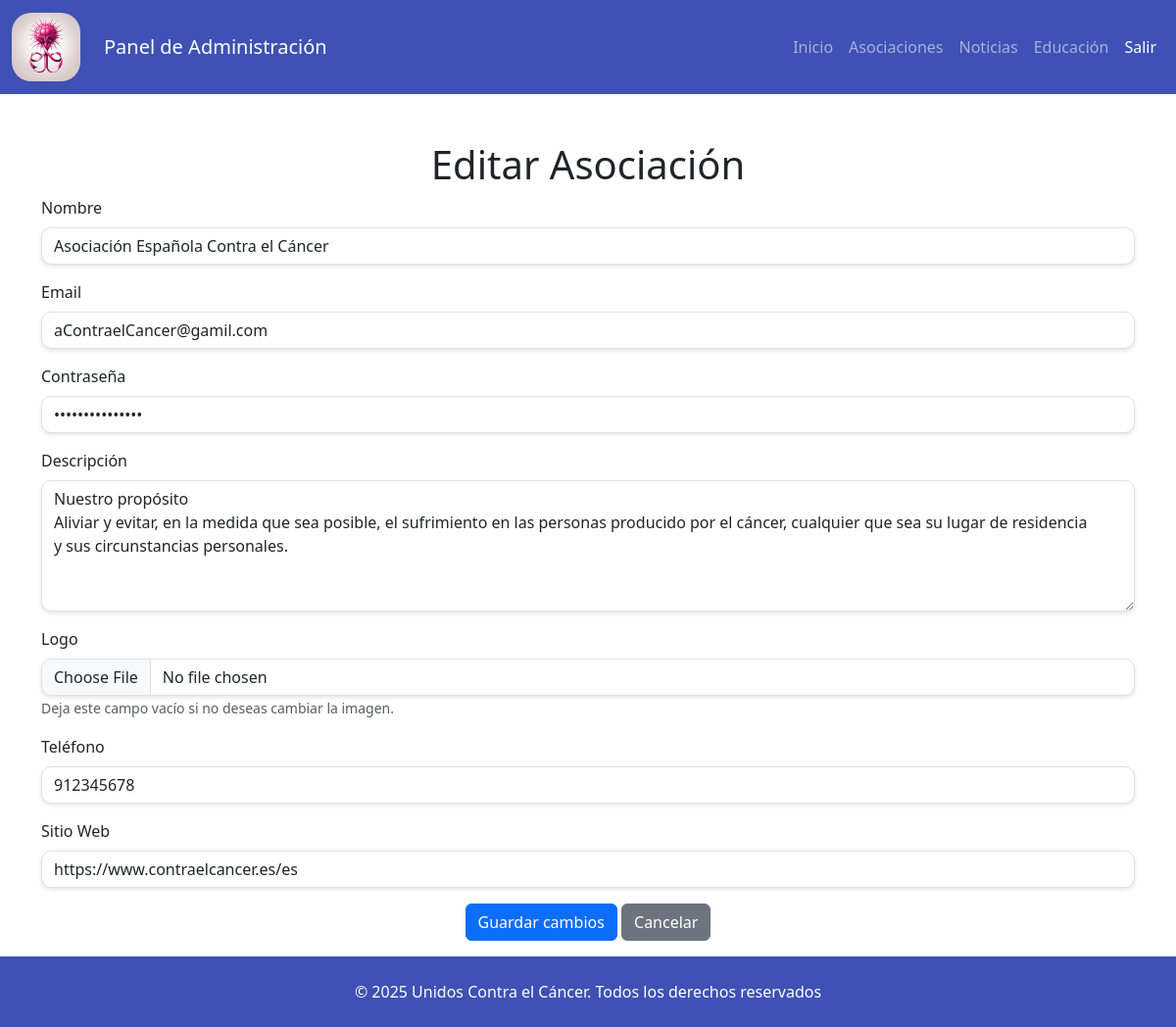
The page /login/pages/editar_asociacion.php?id=1 (signed in) on the database its author committed.
### tables this page shows
create table if not exists associations (
id int primary key auto_increment,
nombre_asociacion varchar(255),
email varchar(255) UNIQUE,
pass varchar(255),
descripcion text,
logo varchar(255),
telefono varchar(10),
sitio_web varchar(255),
user_id INT UNIQUE,  
CONSTRAINT fk_user FOREIGN KEY (user_id) REFERENCES users(id) ON DELETE CASCADE
);

### bd/functionBd.php (called while the page is built, shortened)
<?php
function getAssociationById($id)
{
    $query = "SELECT * FROM associations WHERE id = $id;";
    $result = mysqli_query($GLOBALS['con'], $query) or die("Error en la consulta a la base de datos");
    return $result;
}

### login/pages/editar_asociacion.php (the view, shortened to what this page needs)
<?php
require_once(__DIR__ . '/../../bd/functionBd.php');
if (isset($_GET['id']) && !empty($_GET['id'])) {
    $id = $_GET['id'];
}
$id = intval($id);
$result = getAssociationById($id);
if ($row = $result->fetch_assoc()) {
?>
    <!DOCTYPE html>
    <html lang="es">
    <head>
        <link href="https://cdn.jsdelivr.net/npm/bootstrap@5.3.0/dist/css/bootstrap.min.css" rel="stylesheet">
        <link rel="stylesheet" href="../../css/style.css">
    </head>
    <body class="d-flex flex-column min-vh-100">
        <nav id="nav-principal" class="navbar navbar-expand-lg navbar-dark">
            <div class="container-fluid">
                <a class="navbar-brand d-flex align-items-center" href="../../index.php">
                    <img src="../../img/logo-web.jpg" alt="Logo" height="70" class="me-4" style="border-radius: 20px;">
                    Panel de Administración
                </a>
                <div class="collapse navbar-collapse justify-content-end" id="navbarNav">
                    <ul class="navbar-nav" id="list-ul-nav">
                        <li class="nav-item"><a class="nav-link" href="../../index.php">Inicio</a></li>
                        <li class="nav-item"><a class="nav-link" href="../../pages/asociaciones.php">Asociaciones</a></li>
                        <li class="nav-item"><a class="nav-link" href="../../pages/noticias.php">Noticias</a></li>
                        <li class="nav-item"><a class="nav-link" href="../../pages/educacion.php">Educación</a></li>
                        <li class="nav-item"><a class="nav-link btn btn-danger text-white" href="../logout.php">Salir</a></li>
                    </ul>
                </div>
            </div>
        </nav>
        <main class="flex-grow-1 mb-3">
            <div class="container mt-5">
                <h1 class="text-center">Editar Asociación</h1>
                <form id="form-association" action="../process/processAssociationEdit.php" method="post" enctype="multipart/form-data">
                    <div class="mb-3">
                        <label for="nombre_asociacion" class="form-label">Nombre</label>
                        <input type="text" id="name" name="nombre_asociacion" class="form-control" value="<?php echo htmlspecialchars($row['nombre_asociacion']); ?>" required>
                    </div>
                    <div class="mb-3">
                        <label for="email" class="form-label">Email</label>
                        <input type="email" id="email" name="email" class="form-control" value="<?php echo htmlspecialchars($row['email']); ?>" required>
                    </div>
                    <div class="mb-3">
                        <label for="pass" class="form-label">Contraseña</label>
                        <input type="password" id="pass" name="pass" class="form-control" value="<?php echo htmlspecialchars($row['pass']); ?>" required>
                    </div>
                    <div class="mb-3">
                        <label for="descripcion" class="form-label">Descripción</label>
                        <textarea id="descripcion" name="descripcion" class="form-control" rows="5" required><?php echo htmlspecialchars($row['descripcion']); ?></textarea>
                    </div>
                    <div class="mb-3">
                        <label for="imagen" class="form-label">Logo</label>
                        <input type="file" id="image" name="imagen" class="form-control">
                        <small class="text-muted">Deja este campo vacío si no deseas cambiar la imagen.</small>
                    </div>
                    <div class="mb-3">
                        <label for="telefono" class="form-label">Teléfono</label>
                        <input type="text" id="phone" name="telefono" class="form-control" value="<?php echo htmlspecialchars($row['telefono']); ?>" required>
                    </div>
                    <div class="mb-3">
                        <label for="sitio_web" class="form-label">Sitio Web</label>
                        <input type="text" id="web" name="sitio_web" class="form-control" value="<?php echo htmlspecialchars($row['sitio_web']); ?>" required>
                    </div>
                    <div class="text-center">
                        <button type="submit" class="btn btn-primary">Guardar cambios</button>
                        <a href="../../index.php" class="btn btn-secondary">Cancelar</a>
                    </div>
                </form>
            </div>
        </main>
        <footer id="footer-principal" class="text-white text-center py-4">
            <p class="mb-0">&copy; 2025 Unidos Contra el Cáncer. Todos los derechos reservados</p>
        </footer>
    </body>
    </html>
<?php
} else {
    header("Location: ../../index.php");
    exit();
}
?>

### css/style.css (style rules this page uses)
html, body { height: 100%; margin: 0; display: flex; flex-direction: column; }
#nav-principal { background-color: #3F51B5; }
#footer-principal { background-color: #3F51B5; color: white; }
.navbar-brand img { height: 70px; border-radius: 20px; transition: all 0.3s ease; }
.form-control { border-radius: 10px; box-shadow: 0 2px 4px rgba(0, 0, 0, 0.1); }

### rows shown on the page
associations: nombre_asociacion "Asociación Española Contra el Cáncer", email "aContraelCancer@gamil.com", descripcion "Nuestro propósito Aliviar y evitar, en la medida que sea posible, el sufrimiento en las personas producido por el cáncer, cualquier que sea su lugar de residencia y sus circunstancias personales.", telefono "912345678", sitio_web "https://www.contraelcancer.es/es"
